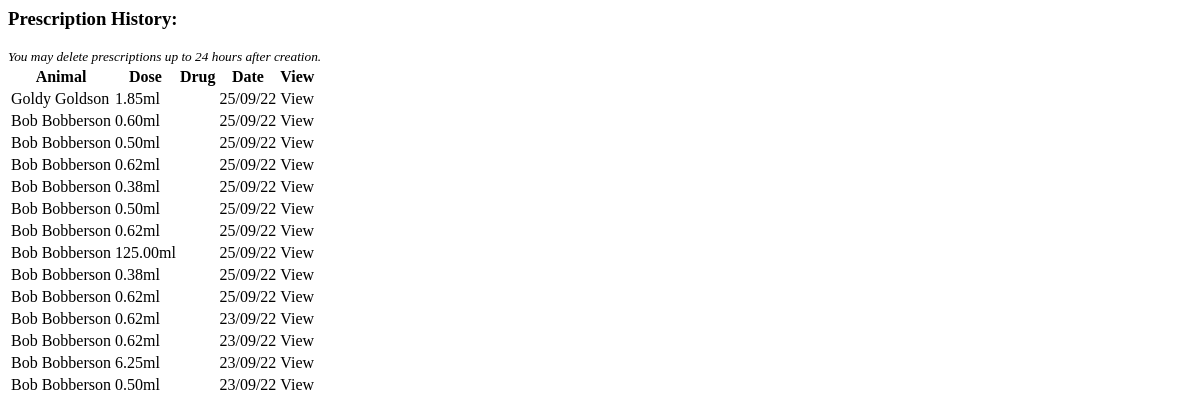
The app's page /prescriptions/vet-prescrip/ (signed in), older data.
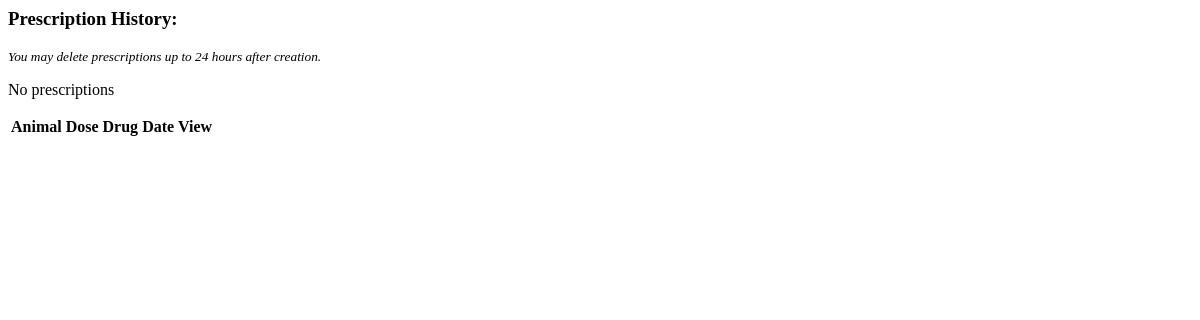
The same page, newer data.
### prescriptions/models.py (models this page shows, shortened)
class Prescription(models.Model):
    animal = models.ForeignKey(Record, on_delete=models.CASCADE, default=1)
    animal_weight = models.DecimalField(max_digits=5, decimal_places=2, blank=True, null=True)
    vet = models.ForeignKey(Vet, on_delete=models.CASCADE, default=1)
    drug = models.ForeignKey(Drug, on_delete=models.PROTECT, default=None)
    drug_dose = models.DecimalField(max_digits=4, decimal_places=2, blank=True, null=True)
    dose = models.DecimalField(max_digits=5, decimal_places=2, blank=True, null=True)
    measure = models.CharField(max_length=2, blank=True)
    frequency = models.CharField(max_length=10, choices=FREQUENCY, blank=True)
    length = models.PositiveIntegerField(default=0, blank=True)
    route = models.CharField(max_length=8, blank=True)
    date = models.DateTimeField(auto_now_add=True)
    class Meta:
        ordering = ['-date']

### records/models.py (models this page shows)
class Record(models.Model):
    name = models.CharField(max_length=50)
    surname = models.CharField(max_length=50)
    date_of_birth = models.DateField()
    species = models.CharField(choices=SPECIES, max_length=10)
    breed = models.CharField(max_length=50)
    sex = models.CharField(choices=SEX, max_length=10)
    weight = models.DecimalField(max_digits=5, decimal_places=2)
    note = models.CharField(max_length=300)
    def __str__(self):
        return self.name + " " + self.surname
    class Meta:
        ordering = ['surname']
        unique_together = ['name', 'surname', 'date_of_birth', 'species', 'breed', 'sex']

### prescriptions/views.py (the view)
# urls.py: path('vet-prescrip/', views.vet_prescrip, name='vet_prescrip'),
def vet_prescrip(request):
    prescrip_list = Prescription.objects.filter(vet=request.user).all()
    context = {'prescrip_list': prescrip_list}
    return render(request, 'prescriptions/list_prescrip_vet.html', context)

### prescriptions/templates/prescriptions/list_prescrip_vet.html
<h3>Prescription History:</h3>
<small><em>You may delete prescriptions up to 24 hours after creation.</em></small>
<div>
    <table>
        <tr>
            <th>Animal</th>
            <th>Dose</th>
            <th>Drug</th>
            <th>Date</th>
            <th>View</th>
        </tr>
        {% for prescription in prescrip_list %}
        <tr>
	        <td>{{ prescription.animal }}</td>
            <td>{{ prescription.dose }}{{ prescription.measure }}</td>
            <td>{{ prescription.drug }}</td>
            <td>{{ prescription.date|date:'d/m/y' }}</td>
            <td><a
            hx-get="{% url 'prescriptions:detail_prescrip' prescrip_id=prescription.id %}"
            hx-target="#modal-dialog">View</a></td>
        </tr>
        {% empty %}
        <p>No prescriptions</p>
        {% endfor %}
    </table>
</div>

Row changes from the older to the newer data that the page shows:
removed Prescription: animal "Goldy Goldson", dose "1.85", measure "ml", date "25/09/22"
removed Prescription: animal "Bob Bobberson", dose "0.60", measure "ml", date "25/09/22"
removed Prescription: animal "Bob Bobberson", dose "0.50", measure "ml", date "25/09/22"
removed Prescription: animal "Bob Bobberson", dose "0.62", measure "ml", date "25/09/22"
removed Prescription: animal "Bob Bobberson", dose "0.38", measure "ml", date "25/09/22"
removed Prescription: animal "Bob Bobberson", dose "0.50", measure "ml", date "25/09/22"
removed Prescription: animal "Bob Bobberson", dose "0.62", measure "ml", date "25/09/22"
removed Prescription: animal "Bob Bobberson", dose "125.00", measure "ml", date "25/09/22"
removed Prescription: animal "Bob Bobberson", dose "0.38", measure "ml", date "25/09/22"
removed Prescription: animal "Bob Bobberson", dose "0.62", measure "ml", date "25/09/22"
removed Prescription: animal "Bob Bobberson", dose "0.62", measure "ml", date "23/09/22"
removed Prescription: animal "Bob Bobberson", dose "0.62", measure "ml", date "23/09/22"
removed Prescription: animal "Bob Bobberson", dose "6.25", measure "ml", date "23/09/22"
removed Prescription: animal "Bob Bobberson", dose "0.50", measure "ml", date "23/09/22"
Text that changed along with them:
text now shown: "No prescriptions"
